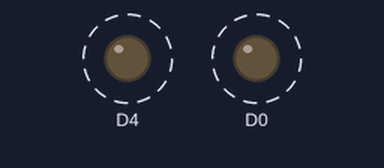
The sketch below on a simulated ESP8266 (NodeMCU). Shown: output pins drawn as LEDs (lit = HIGH). Dashed ring = blinking.

Above: at 0.05 s.
Timing chart, 0 to 3.0 s (numbered marks = the images above):
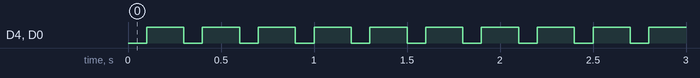

Measured:
- by itself, D4, D0: alternates HIGH for 0.20 s and LOW for 0.10 s

The sketch:

led_blinking_esp.ino
```cpp
void setup() {
  pinMode(LED_BUILTIN, OUTPUT);     // Initialize the LED_BUILTIN pin as an output
  pinMode(D0, OUTPUT);
}

// the loop function runs over and over again forever
void loop() {
  digitalWrite(LED_BUILTIN, LOW);   // Turn the LED on (Note that LOW is the voltage level
  digitalWrite(D0, LOW);
  // but actually the LED is on; this is because
  // it is active low on the ESP-01)
  delay(100);                      // Wait for a second
  digitalWrite(LED_BUILTIN, HIGH);  // Turn the LED off by making the voltage HIGH
  digitalWrite(D0, HIGH);
  delay(200);                      // Wait for two seconds (to demonstrate the active low LED)
}
```
